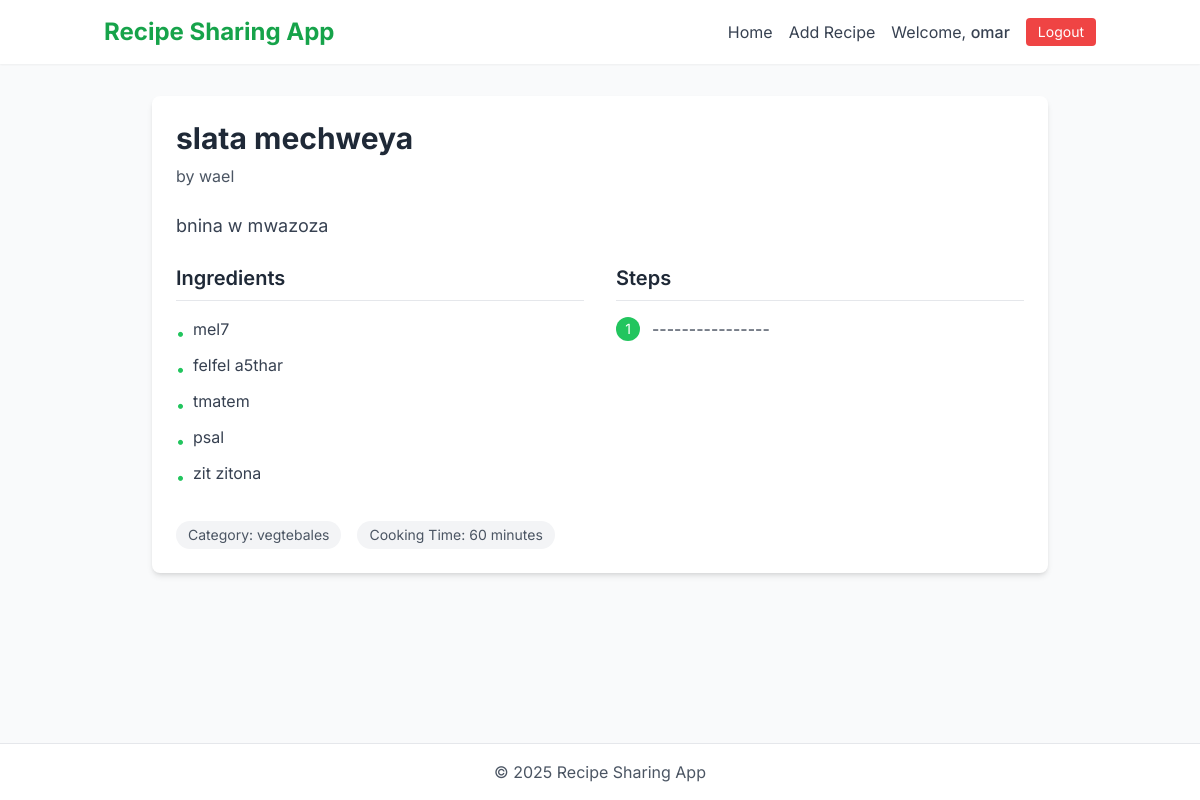
Page /5/ (signed in) on the committed database.
### recipes/models.py (models this page shows, shortened)
class Recipe(models.Model):
    title = models.CharField(max_length=255)
    description = models.TextField(blank=True)
    ingredients = models.TextField(help_text="One ingredient per line")
    steps = models.TextField(help_text="One step per line")
    category = models.CharField(max_length=100, blank=True)
    cooking_time = models.PositiveIntegerField(
        null=True, blank=True, help_text="Minutes"
    )
    author = models.ForeignKey(User, on_delete=models.CASCADE, related_name="recipes")
    created_at = models.DateTimeField(auto_now_add=True)
    updated_at = models.DateTimeField(auto_now=True)

### recipes/views.py (the view)
# urls.py: path("<int:pk>/", views.recipe_detail, name="detail"),
@login_required
def recipe_detail(request, pk):
    recipe = get_object_or_404(Recipe, pk=pk)
    return render(request, "recipes/recipe_detail.html", {"recipe": recipe})

### templates/recipes/recipe_detail.html (shortened to what this page needs)
{% extends "base.html" %}
{% block content %}
<div class="max-w-4xl mx-auto bg-white rounded-lg shadow-md overflow-hidden">
    <div class="p-6">
        <div class="mb-6">
            <h1 class="text-3xl font-bold text-gray-800 mb-2">{{ recipe.title }}</h1>
            <p class="text-gray-600">by {{ recipe.author.username }}</p>
        </div>
        {% if recipe.description %}
            <p class="text-gray-700 text-lg mb-6">{{ recipe.description }}</p>
        {% endif %}
        <div class="grid md:grid-cols-2 gap-8 mb-8">
            <div>
                <h3 class="text-xl font-semibold text-gray-800 mb-4 pb-2 border-b">Ingredients</h3>
                <ul class="space-y-2">
                    {% for ing in recipe.ingredients.splitlines %}
                        {% if ing.strip %}
                            <li class="flex items-start">
                                <span class="text-green-500 mr-2 mt-1">•</span>
                                <span class="text-gray-700">{{ ing.strip }}</span>
                            </li>
                        {% endif %}
                    {% endfor %}
                </ul>
            </div>
            <div>
                <h3 class="text-xl font-semibold text-gray-800 mb-4 pb-2 border-b">Steps</h3>
                <ol class="space-y-3">
                    {% for step in recipe.steps.splitlines %}
                        {% if step.strip %}
                            <li class="flex items-start">
                                <span class="bg-green-500 text-white rounded-full w-6 h-6 flex items-center justify-center text-sm mr-3 flex-shrink-0">{{ forloop.counter }}</span>
                                <span class="text-gray-700">{{ step.strip }}</span>
                            </li>
                        {% endif %}
                    {% endfor %}
                </ol>
            </div>
        </div>
        <div class="flex flex-wrap gap-4 text-sm text-gray-600">
            <span class="bg-gray-100 px-3 py-1 rounded-full">Category: {{ recipe.category }}</span>
            <span class="bg-gray-100 px-3 py-1 rounded-full">Cooking Time: {{ recipe.cooking_time }} minutes</span>
        </div>
    </div>
</div>
{% endblock %}

### templates/base.html (shortened to what this page needs)
{% load static %}
<!DOCTYPE html>
<html lang="en">
<head>
    <script src="https://cdn.tailwindcss.com"></script>
    <link rel="stylesheet" href="{% static 'css/mystyles.css' %}">
</head>
<body class="bg-gray-50 min-h-screen flex flex-col">
    <header class="bg-white shadow-sm">
        <div class="container mx-auto px-4 py-4">
            <div class="flex flex-col md:flex-row md:items-center md:justify-between">
                <h1 class="text-2xl font-bold text-green-600 mb-4 md:mb-0">Recipe Sharing App</h1>
                <nav class="flex flex-wrap items-center gap-4">
                    <a href="{% url 'recipes:list' %}" class="text-gray-700 hover:text-green-600 transition-colors">Home</a>
                    <a href="{% url 'recipes:create' %}" class="text-gray-700 hover:text-green-600 transition-colors">Add Recipe</a>
                    {% if user.is_authenticated %}
                        <span class="text-gray-700">Welcome, <span class="font-medium">{{ user.username }}</span></span>
                        <form action="{% url 'logout' %}" method="post" class="inline">
                            <button type="submit" class="bg-red-500 hover:bg-red-600 text-white px-3 py-1 rounded text-sm transition-colors">Logout</button>
                        </form>
                    {% else %}
                        <a href="{% url 'login' %}" class="text-gray-700 hover:text-green-600 transition-colors">Login</a>
                        <a href="{% url 'users:signup' %}" class="bg-green-500 hover:bg-green-600 text-white px-3 py-1 rounded transition-colors">Sign Up</a>
                    {% endif %}
                </nav>
            </div>
        </div>
    </header>
    <main class="flex-grow container mx-auto px-4 py-8">
        {% block content %}{% endblock %}
    </main>
    <footer class="bg-white border-t mt-auto">
        <div class="container mx-auto px-4 py-4 text-center text-gray-600">
            <p>&copy; 2025 Recipe Sharing App</p>
        </div>
    </footer>
</body>
</html>

### static/css/mystyles.css (style rules this page uses)
body { font-family: 'Inter', sans-serif; }

### rows in the picture
Recipe: title "slata mechweya", author.username "wael", description "bnina w mwazoza", strip "----------------", category "vegtebales", cooking_time "60"

### other values in the picture
{{ user.username }} "omar"
{{ ing.strip }} "mel7" "felfel a5thar" "tmatem" "psal" "zit zitona"
